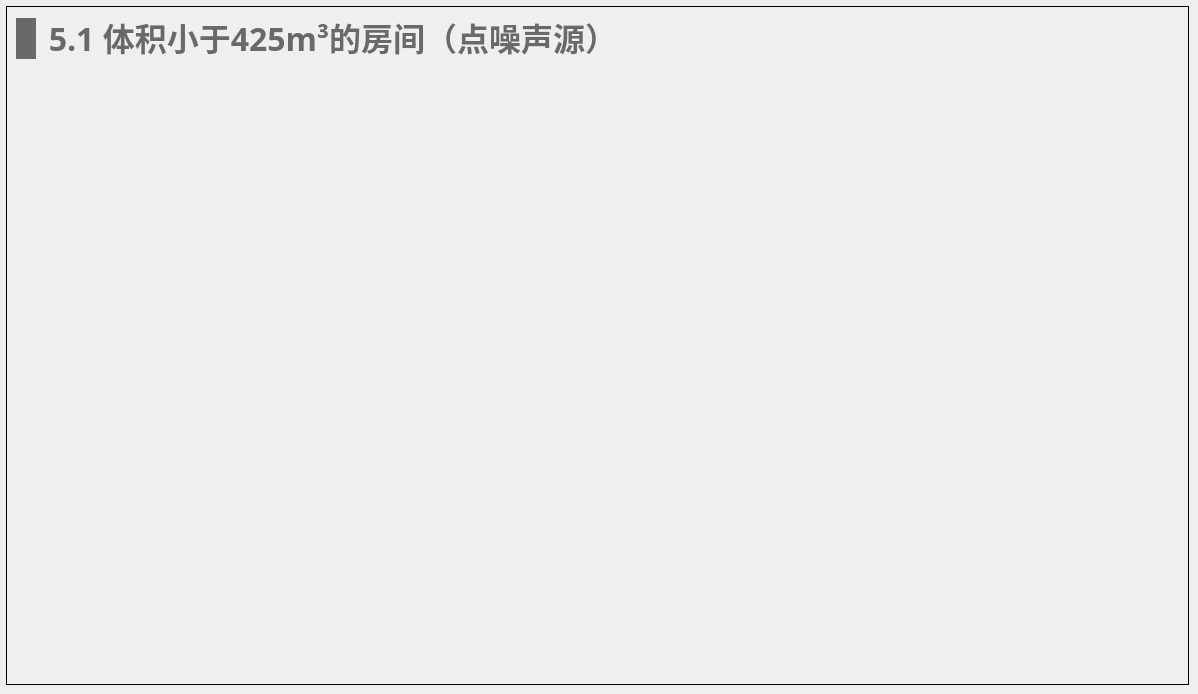
   <widget class="QWidget" name="page_room_less425">
    <widget class="QWidget" name="widget_room_less425" native="true">
     <property name="geometry">
      <rect>
       <x>6</x>
       <y>6</y>
       <width>1183</width>
       <height>679</height>
      </rect>
     </property>
     <property name="styleSheet">
      <string notr="true">#widget_room_less425
{
border: 1px solid #000000;
}</string>
     </property>
     <widget class="QWidget" name="layoutWidget_27">
      <property name="geometry">
       <rect>
        <x>10</x>
        <y>10</y>
        <width>608</width>
        <height>45</height>
       </rect>
      </property>
      <layout class="QHBoxLayout" name="horizontalLayout_40">
       <item>
        <widget class="QLabel" name="label_61">
         <property name="minimumSize">
          <size>
           <width>20</width>
           <height>41</height>
          </size>
         </property>
         <property name="maximumSize">
          <size>
           <width>20</width>
           <height>41</height>
          </size>
         </property>
         <property name="styleSheet">
          <string notr="true">QLabel { 
border: none; 
background-color : rgb(105, 105, 105);
}</string>
         </property>
         <property name="text">
          <string/>
         </property>
        </widget>
       </item>
       <item>
        <widget class="QLabel" name="label_62">
         <property name="font">
          <font>
           <family>Microsoft YaHei</family>
           <pointsize>24</pointsize>
           <bold>true</bold>
          </font>
         </property>
         <property name="styleSheet">
          <string notr="true">QLabel { 
border: none; 
color : rgb(105, 105, 105);
}</string>
         </property>
         <property name="text">
          <string>5.1 体积小于425m³的房间（点噪声源）</string>
         </property>
         <property name="alignment">
          <set>Qt::AlignBottom|Qt::AlignHCenter</set>
         </property>
        </widget>
       </item>
      </layout>
     </widget>
     <widget class="QLabel" name="label_69">
      <property name="geometry">
       <rect>
        <x>1</x>
        <y>60</y>
        <width>991</width>
        <height>568</height>
       </rect>
      </property>
      <property name="styleSheet">
       <string notr="true">border-image: url(:/images/image/lower425.png);</string>
      </property>
      <property name="text">
       <string/>
      </property>
     </widget>
    </widget>
   </widget>
